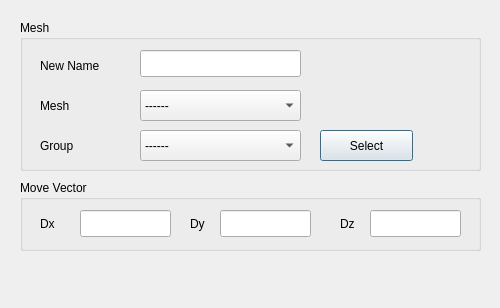
<?xml version="1.0" encoding="UTF-8"?>
<ui version="4.0">
 <class>MCMESHTRANGUI_TranslateMeshDlg</class>
 <widget class="QDialog" name="MCMESHTRANGUI_TranslateMeshDlg">
  <property name="geometry">
   <rect>
    <x>0</x>
    <y>0</y>
    <width>500</width>
    <height>308</height>
   </rect>
  </property>
  <property name="sizePolicy">
   <sizepolicy hsizetype="Minimum" vsizetype="Minimum">
    <horstretch>0</horstretch>
    <verstretch>0</verstretch>
   </sizepolicy>
  </property>
  <property name="minimumSize">
   <size>
    <width>500</width>
    <height>308</height>
   </size>
  </property>
  <property name="windowTitle">
   <string>Move and Rotate </string>
  </property>
  <widget class="QGroupBox" name="tr_gb_mv">
   <property name="geometry">
    <rect>
     <x>20</x>
     <y>180</y>
     <width>461</width>
     <height>71</height>
    </rect>
   </property>
   <property name="title">
    <string>Move Vector</string>
   </property>
   <property name="checkable">
    <bool>false</bool>
   </property>
   <property name="checked">
    <bool>false</bool>
   </property>
   <widget class="QLineEdit" name="tr_le_dx">
    <property name="geometry">
     <rect>
      <x>60</x>
      <y>30</y>
      <width>91</width>
      <height>27</height>
     </rect>
    </property>
   </widget>
   <widget class="QLineEdit" name="tr_le_dy">
    <property name="geometry">
     <rect>
      <x>200</x>
      <y>30</y>
      <width>91</width>
      <height>27</height>
     </rect>
    </property>
   </widget>
   <widget class="QLineEdit" name="tr_le_dz">
    <property name="geometry">
     <rect>
      <x>350</x>
      <y>30</y>
      <width>91</width>
      <height>27</height>
     </rect>
    </property>
   </widget>
   <widget class="QLabel" name="label">
    <property name="geometry">
     <rect>
      <x>20</x>
      <y>30</y>
      <width>31</width>
      <height>27</height>
     </rect>
    </property>
    <property name="text">
     <string>Dx</string>
    </property>
   </widget>
   <widget class="QLabel" name="label_2">
    <property name="geometry">
     <rect>
      <x>170</x>
      <y>30</y>
      <width>31</width>
      <height>27</height>
     </rect>
    </property>
    <property name="text">
     <string>Dy</string>
    </property>
   </widget>
   <widget class="QLabel" name="label_3">
    <property name="geometry">
     <rect>
      <x>320</x>
      <y>30</y>
      <width>31</width>
      <height>27</height>
     </rect>
    </property>
    <property name="text">
     <string>Dz</string>
    </property>
   </widget>
  </widget>
  <widget class="QGroupBox" name="groupBox_3">
   <property name="geometry">
    <rect>
     <x>20</x>
     <y>20</y>
     <width>461</width>
     <height>151</height>
    </rect>
   </property>
   <property name="title">
    <string>Mesh </string>
   </property>
   <widget class="QComboBox" name="tr_cb_mt">
    <property name="geometry">
     <rect>
      <x>120</x>
      <y>70</y>
      <width>161</width>
      <height>31</height>
     </rect>
    </property>
    <item>
     <property name="text">
      <string>------</string>
     </property>
    </item>
   </widget>
   <widget class="QLabel" name="label_16">
    <property name="geometry">
     <rect>
      <x>20</x>
      <y>70</y>
      <width>91</width>
      <height>31</height>
     </rect>
    </property>
    <property name="text">
     <string>Mesh </string>
    </property>
   </widget>
   <widget class="QLabel" name="label_15">
    <property name="geometry">
     <rect>
      <x>20</x>
      <y>30</y>
      <width>91</width>
      <height>31</height>
     </rect>
    </property>
    <property name="text">
     <string>New Name</string>
    </property>
   </widget>
   <widget class="QLineEdit" name="tr_le_nmt">
    <property name="geometry">
     <rect>
      <x>120</x>
      <y>30</y>
      <width>161</width>
      <height>27</height>
     </rect>
    </property>
   </widget>
   <widget class="QComboBox" name="tr_cb_gp">
    <property name="geometry">
     <rect>
      <x>120</x>
      <y>110</y>
      <width>161</width>
      <height>31</height>
     </rect>
    </property>
    <item>
     <property name="text">
      <string>------</string>
     </property>
    </item>
   </widget>
   <widget class="QLabel" name="label_17">
    <property name="geometry">
     <rect>
      <x>20</x>
      <y>110</y>
      <width>91</width>
      <height>31</height>
     </rect>
    </property>
    <property name="text">
     <string>Group</string>
    </property>
   </widget>
   <widget class="QPushButton" name="tr_pb_gpsl">
    <property name="geometry">
     <rect>
      <x>300</x>
      <y>110</y>
      <width>93</width>
      <height>31</height>
     </rect>
    </property>
    <property name="text">
     <string>Select</string>
    </property>
   </widget>
  </widget>
 </widget>
 <resources/>
 <connections/>
</ui>
